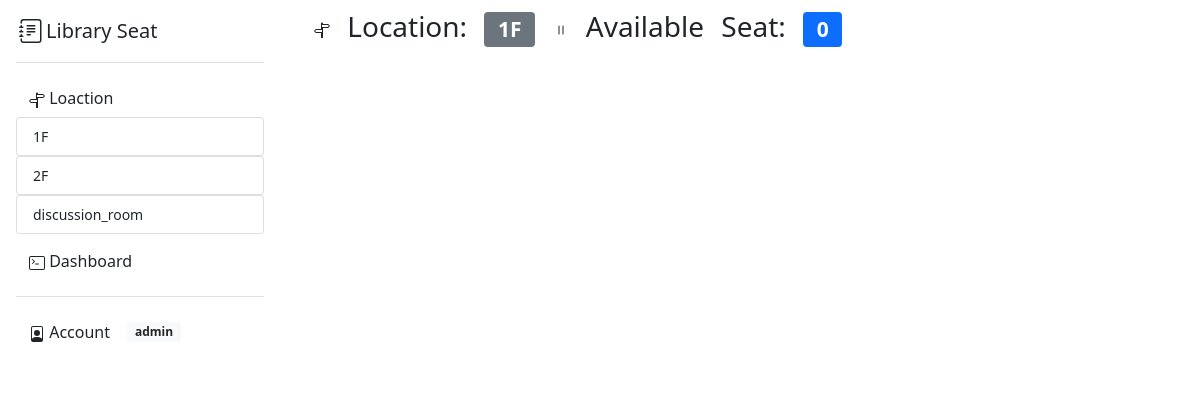
The app's page /location/1F (signed in), older data.
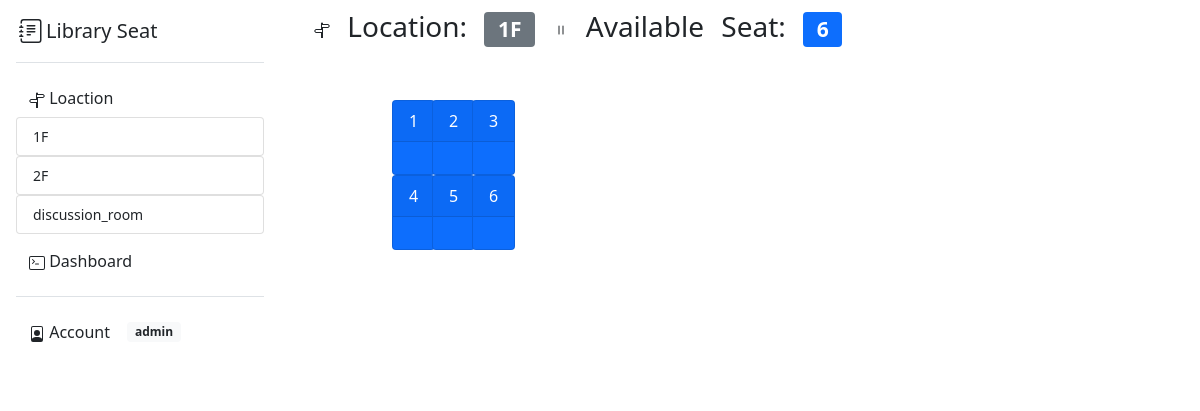
The same page, newer data.
### main/models.py (models this page shows)
class Location(models.Model):
    name = models.CharField(max_length=100)
    def __str__(self):
        return self.name

class Seat(models.Model):
    location = models.ForeignKey(Location, on_delete=models.CASCADE)
    camera = models.ManyToManyField(Camera, blank=True) #every seat is capture by multiple cameras
    camera_data = models.ManyToManyField(Camera_Data, blank=True) # data from each camera
    seat_number = models.IntegerField()
    seat_position_x = models.FloatField(max_length=200)
    seat_position_y = models.FloatField(max_length=200)
    occupy = models.BooleanField()

### main/views.py (the view)
# urls.py: path("location/<str:location_name>", views.location, name="location"),
def location(response, location_name):
    location_list = Location.objects.all()
    try:
        location = Location.objects.get(name=location_name)
        available_seat=0
        for seat in location.seat_set.all():
            if seat.occupy == False:
                available_seat +=1
        return render(response, "main/location.html", { "location_list":location_list, "location":location, "available_seat": available_seat})
    except Location.DoesNotExist:
        return render(response, "main/error_404.html", {})

### main/templates/main/location.html (shortened to what this page needs)
{% extends 'main/base.html' %}
{% block content %}
  <div class="row" ,name="seat_number_count", style=" padding: 10px; word-spacing: 10px; height: 100px;">
    <h3 >
    Location: <span class="badge bg-secondary">{{location}}</span>
    <svg xmlns="http://www.w3.org/2000/svg" width="16" height="16" fill="currentColor" class="bi bi-pause" viewBox="0 0 16 16">
      <path d="M6 3.5a.5.5 0 0 1 .5.5v8a.5.5 0 0 1-1 0V4a.5.5 0 0 1 .5-.5zm4 0a.5.5 0 0 1 .5.5v8a.5.5 0 0 1-1 0V4a.5.5 0 0 1 .5-.5z"/>
    </svg>
    Available Seat: <span class="badge bg-primary", id="available_seat">{{available_seat}}</span>
    </h3>
  </div>
  <div class="row" ,name="seat_display" , style="position: relative">
    <div id="card">
      {% for seat in location.seat_set.all %}
        {% if seat.occupy == True%}
          <div id="{{seat.seat_number}}" class="card text-white bg-secondary mb-3" style="position: absolute; max-width: 4rem; top:{{seat.seat_position_y}}px; left:{{seat.seat_position_x}}px">
            <div class="card-header">{{seat.seat_number}}</div>
            <div class="card-body">
            </div>
          </div>
        {% else %}
          <div id="{{seat.seat_number}}" class="card text-white bg-primary mb-3" style="position: absolute; max-width: 4rem; top:{{seat.seat_position_y}}px; left:{{seat.seat_position_x}}px">
            <div class="card-header">{{seat.seat_number}}</div>
            <div class="card-body">
            </div>
          </div>
        {% endif %}
      {% endfor %}
    </div>
  </div>
{% endblock content %}

### main/templates/main/base.html (shortened to what this page needs)
<!doctype html>
{% load static %}
<html>
    <head>
        <link href="https://cdn.jsdelivr.net/npm/bootstrap@5.0.2/dist/css/bootstrap.min.css" rel="stylesheet">
    </head>
    <body>
        <div class="row row-cols-auto">
            <div class="col">
                {% include "main/sidenav.html" %}
            </div>
            <div class="col">
                <div id="content", name="content", class="main">
                    {% block content %}
                    {% endblock content %}
                </div>
            </div>
        </div>
    </body>
</html>

### main/templates/main/sidenav.html (shortened to what this page needs)
<div name="sidenav", class="flex-shrink-0 p-3 bg-white" style="width: 280px;">
    <a href="/" class="d-flex align-items-center pb-3 mb-3 link-dark text-decoration-none border-bottom">
    <span class="fs-5 fw-semibold"> Library Seat</span>
    </a>
    <ul class="list-unstyled ps-0">
    <li class="mb-1">
        <button class="btn btn-toggle align-items-center rounded collapsed" data-bs-toggle="collapse" data-bs-target="#location-collapse" aria-expanded="true">
            Loaction
        </button>
        <div class="collapse show" id="location-collapse">
        <ul class="btn-toggle-nav list-unstyled fw-normal pb-1 small">
            {% for location in location_list.all %}
                <li><a href="/location/{{location.name}}" class="list-group-item list-group-item-action rounded">{{location.name}}</a></li>
            {% endfor %}
        </ul>
        </div>
    </li>
    {% if user.is_authenticated and user.username == "admin" %}
        <li class="mb-1">
        <button class="btn btn-toggle align-items-center rounded collapsed" data-bs-toggle="collapse" data-bs-target="#dashboard-collapse" aria-expanded="false">
            Dashboard
        </button>
    </li>
    {% endif %}
    <li class="border-top my-3"></li>
    <li class="mb-1">
        <button class="btn btn-toggle align-items-center rounded collapsed" data-bs-toggle="collapse" data-bs-target="#account-collapse" aria-expanded="false">
            Account
        </button>
        {% if user.is_authenticated %}
        <span class="badge bg-light text-dark">{{user.username}}</span>
        {% endif %}
    </li>
    </ul>
</div>

Row changes from the older to the newer data that the page shows:
added Seat: seat_number "1"
added Seat: seat_number "2"
added Seat: seat_number "3"
added Seat: seat_number "4"
added Seat: seat_number "5"
added Seat: seat_number "6"
Text that changed along with them:
{{ available_seat }}: "0" → "6"
